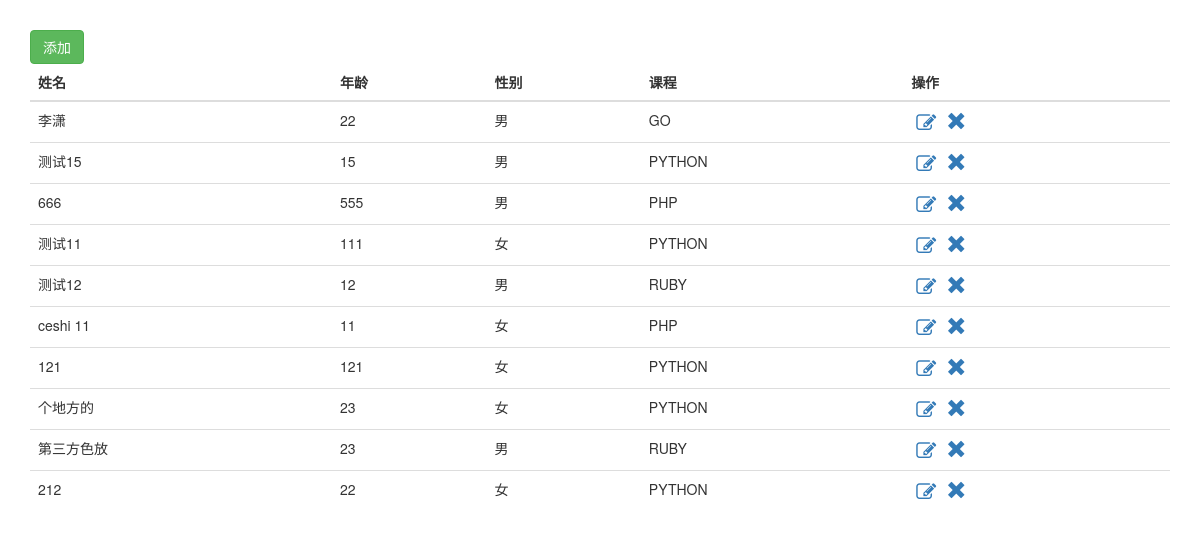
Before: /students.html with the older database file.
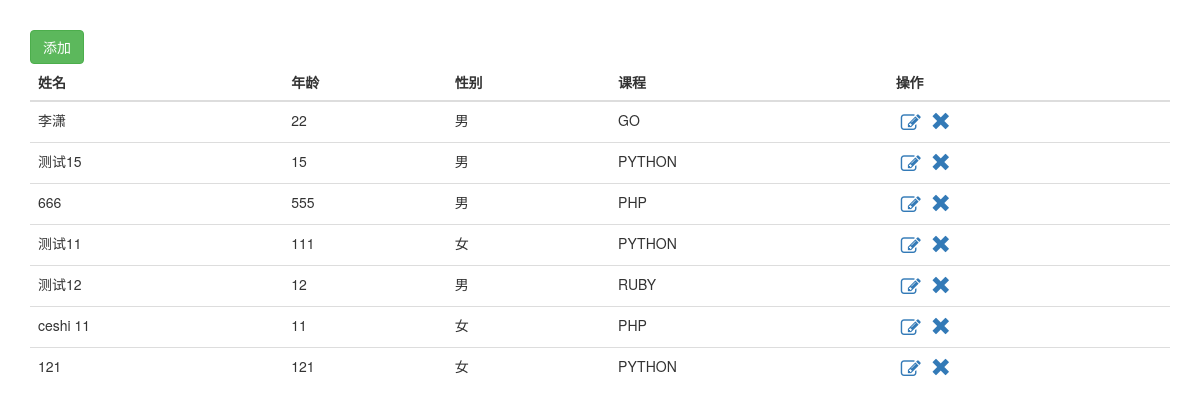
After: the same page with the newer database file.
### app01/models.py (models this page shows)
class Student(models.Model):
    username = models.CharField(max_length=32)
    age = models.IntegerField()
    gender = models.NullBooleanField()
    cs = models.ForeignKey(Classes,related_name='ssss')

class Classes(models.Model):
    title = models.CharField(max_length=32)
    m = models.ManyToManyField('Teachers',related_name='sssss')

### app01/views/students.py (the view)
# urls.py: url(r'^students.html$', students.students),
def students(request):
    stu_list = models.Student.objects.all()
    cla_list = models.Classes.objects.all()
    return render(request, 'students.html', {'stu_list': stu_list, 'cla_list': cla_list})

### templates/students.html (shortened to what this page needs)
<!DOCTYPE html>
<html lang="en">
<head>
    <link rel="stylesheet" href="/static/plugins/bootstrap/css/bootstrap.css">
    <link rel="stylesheet" href="/static/plugins/font-awesome/css/font-awesome.css">
    <link rel="stylesheet" href="/static/css/my.css">
</head>
<body>
<div class="cent">
    <div class="btn btn-success" id="openadd">添加</div>
    <table class="table table-hover">
        <thead>
        <tr>
            <th>姓名</th>
            <th>年龄</th>
            <th>性别</th>
            <th>课程</th>
            <th>操作</th>
        </tr>
        </thead>
        <tbody id="tb">
        {% for row in stu_list %}
            <tr>
                <td na="username">{{ row.username }}</td>
                <td na="age">{{ row.age }}</td>
                {% if row.gender == 1 %}
                    <td na="gender" te="1">男</td>
                {% else %}
                    <td na="gender" te="0">女</td>
                {% endif %}
                <td na="cls" te="{{ row.cs_id }}">{{ row.cs.title }}</td>
                <td><a class="fa fa-edit fon" id="openedit"></a><a class="glyphicon glyphicon-remove fon"
                                                                   id="opendel"></a></td>
            </tr>
        {% endfor %}
        </tbody>
    </table>
</div>
</body>
</html>

Changed rows visible on the page:
removed Student: username "个地方的", age "23", gender "女", cs "PYTHON"
removed Student: username "第三方色放", age "23", gender "男", cs "RUBY"
removed Student: username "212", age "22", gender "女", cs "PYTHON"
